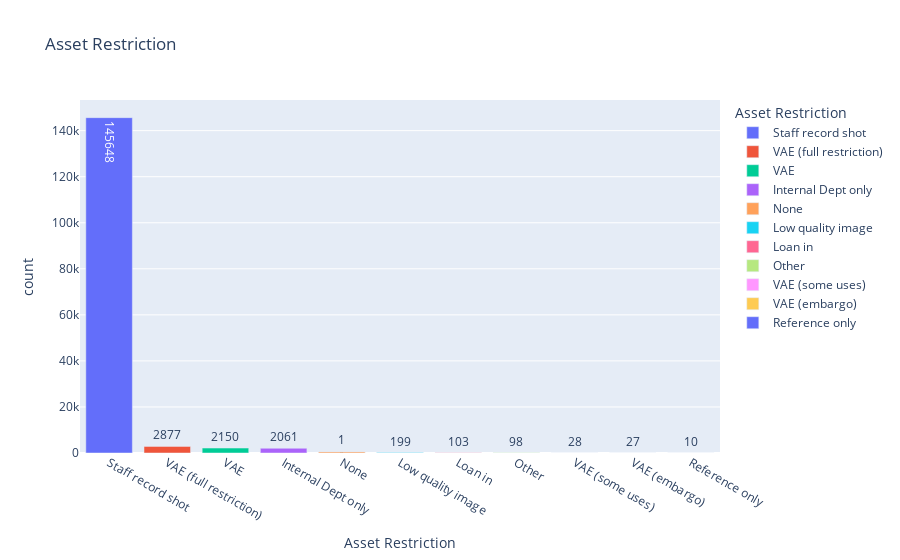

The code cell stored with this chart in its notebook:
### Code cell
figs[3].show()

### Figure 1 — Plotly figure (JSON) as saved in the notebook; plotly's stock layout.template omitted (floating-point values rounded to 4 significant figures)
{"data": [{"alignmentgroup": "True", "hovertemplate": "Asset Restriction=%{x}<br>count=%{text}<extra></extra>", "legendgroup": "Staff record shot", "marker": {"color": "#636efa"}, "name": "Staff record shot", "offsetgroup": "Staff record shot", "orientation": "v", "showlegend": true, "text": [145648], "textposition": "auto", "type": "bar", "x": ["Staff record shot"], "xaxis": "x", "y": [145648], "yaxis": "y"}, {"alignmentgroup": "True", "hovertemplate": "Asset Restriction=%{x}<br>count=%{text}<extra></extra>", "legendgroup": "VAE (full restriction)", "marker": {"color": "#EF553B"}, "name": "VAE (full restriction)", "offsetgroup": "VAE (full restriction)", "orientation": "v", "showlegend": true, "text": [2877], "textposition": "auto", "type": "bar", "x": ["VAE (full restriction)"], "xaxis": "x", "y": [2877], "yaxis": "y"}, {"alignmentgroup": "True", "hovertemplate": "Asset Restriction=%{x}<br>count=%{text}<extra></extra>", "legendgroup": "VAE", "marker": {"color": "#00cc96"}, "name": "VAE", "offsetgroup": "VAE", "orientation": "v", "showlegend": true, "text": [2150], "textposition": "auto", "type": "bar", "x": ["VAE"], "xaxis": "x", "y": [2150], "yaxis": "y"}, {"alignmentgroup": "True", "hovertemplate": "Asset Restriction=%{x}<br>count=%{text}<extra></extra>", "legendgroup": "Internal Dept only", "marker": {"color": "#ab63fa"}, "name": "Internal Dept only", "offsetgroup": "Internal Dept only", "orientation": "v", "showlegend": true, "text": [2061], "textposition": "auto", "type": "bar", "x": ["Internal Dept only"], "xaxis": "x", "y": [2061], "yaxis": "y"}, {"alignmentgroup": "True", "hovertemplate": "Asset Restriction=%{x}<br>count=%{text}<extra></extra>", "legendgroup": "None", "marker": {"color": "#FFA15A"}, "name": "None", "offsetgroup": "None", "orientation": "v", "showlegend": true, "text": [578, 130, 126, 84, 65, 10, 7, 6, 4, 2, 2, 1], "textposition": "auto", "type": "bar", "x": ["None", "None", "None", "None", "None", "None", "None", "None", "None", "None", "None", "None"], "xaxis": "x", "y": [578, 130, 126, 84, 65, 10, 7, 6, 4, 2, 2, 1], "yaxis": "y"}, {"alignmentgroup": "True", "hovertemplate": "Asset Restriction=%{x}<br>count=%{text}<extra></extra>", "legendgroup": "Low quality image", "marker": {"color": "#19d3f3"}, "name": "Low quality image", "offsetgroup": "Low quality image", "orientation": "v", "showlegend": true, "text": [199], "textposition": "auto", "type": "bar", "x": ["Low quality image"], "xaxis": "x", "y": [199], "yaxis": "y"}, {"alignmentgroup": "True", "hovertemplate": "Asset Restriction=%{x}<br>count=%{text}<extra></extra>", "legendgroup": "Loan in", "marker": {"color": "#FF6692"}, "name": "Loan in", "offsetgroup": "Loan in", "orientation": "v", "showlegend": true, "text": [103], "textposition": "auto", "type": "bar", "x": ["Loan in"], "xaxis": "x", "y": [103], "yaxis": "y"}, {"alignmentgroup": "True", "hovertemplate": "Asset Restriction=%{x}<br>count=%{text}<extra></extra>", "legendgroup": "Other", "marker": {"color": "#B6E880"}, "name": "Other", "offsetgroup": "Other", "orientation": "v", "showlegend": true, "text": [98], "textposition": "auto", "type": "bar", "x": ["Other"], "xaxis": "x", "y": [98], "yaxis": "y"}, {"alignmentgroup": "True", "hovertemplate": "Asset Restriction=%{x}<br>count=%{text}<extra></extra>", "legendgroup": "VAE (some uses)", "marker": {"color": "#FF97FF"}, "name": "VAE (some uses)", "offsetgroup": "VAE (some uses)", "orientation": "v", "showlegend": true, "text": [28], "textposition": "auto", "type": "bar", "x": ["VAE (some uses)"], "xaxis": "x", "y": [28], "yaxis": "y"}, {"alignmentgroup": "True", "hovertemplate": "Asset Restriction=%{x}<br>count=%{text}<extra></extra>", "legendgroup": "VAE (embargo)", "marker": {"color": "#FECB52"}, "name": "VAE (embargo)", "offsetgroup": "VAE (embargo)", "orientation": "v", "showlegend": true, "text": [27], "textposition": "auto", "type": "bar", "x": ["VAE (embargo)"], "xaxis": "x", "y": [27], "yaxis": "y"}, {"alignmentgroup": "True", "hovertemplate": "Asset Restriction=%{x}<br>count=%{text}<extra></extra>", "legendgroup": "Reference only ", "marker": {"color": "#636efa"}, "name": "Reference only ", "offsetgroup": "Reference only ", "orientation": "v", "showlegend": true, "text": [10], "textposition": "auto", "type": "bar", "x": ["Reference only "], "xaxis": "x", "y": [10], "yaxis": "y"}], "layout": {"barmode": "relative", "legend": {"title": {"text": "Asset Restriction"}, "tracegroupgap": 0}, "title": {"text": "Asset Restriction"}, "xaxis": {"anchor": "y", "categoryarray": ["Staff record shot", "VAE (full restriction)", "VAE", "Internal Dept only", "None", "Low quality image", "Loan in", "Other", "VAE (some uses)", "VAE (embargo)", "Reference only "], "categoryorder": "array", "domain": [0, 1], "title": {"text": "Asset Restriction"}}, "yaxis": {"anchor": "x", "domain": [0, 1], "title": {"text": "count"}}}}
